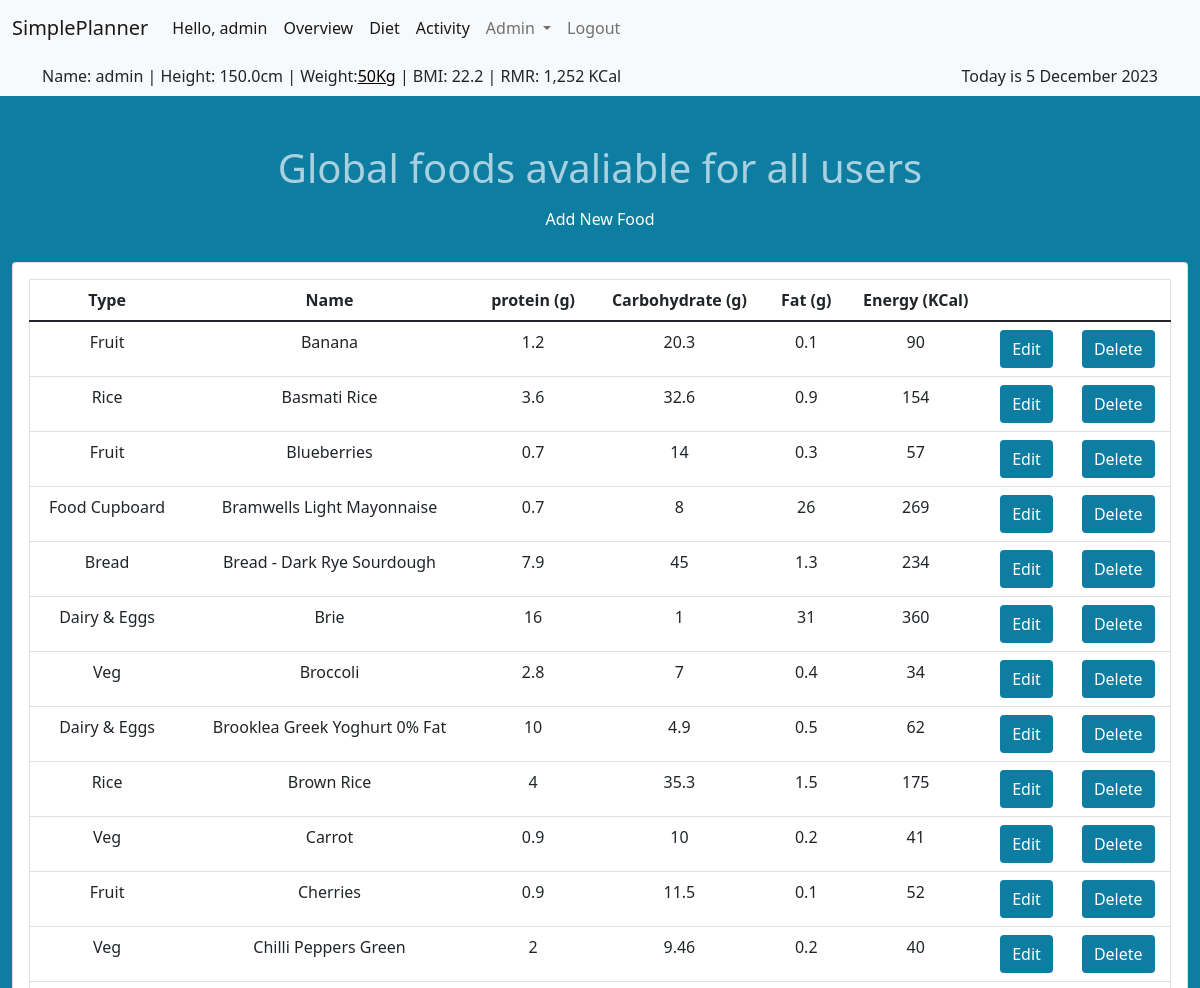
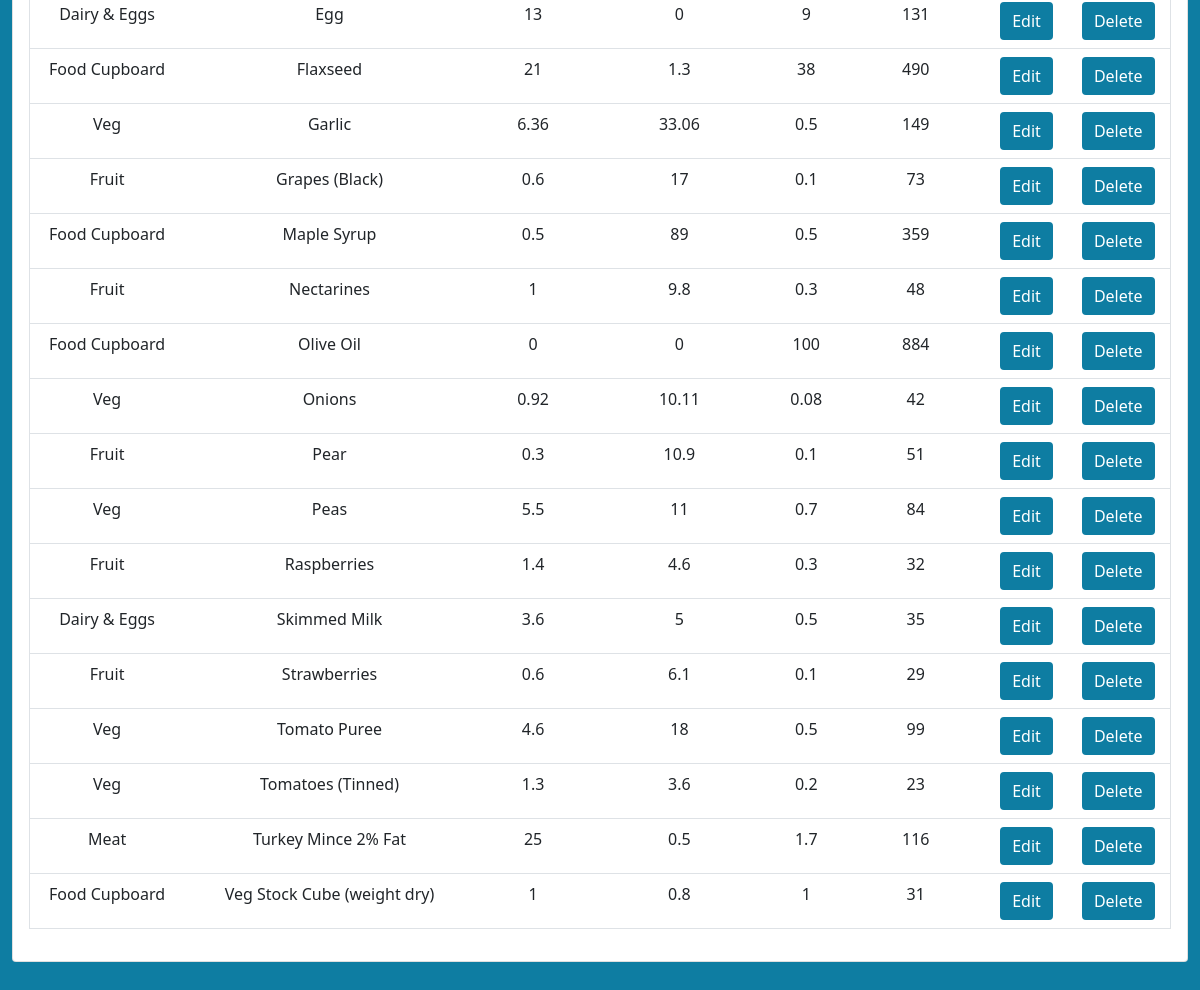
The page /admin_food (signed in) on the database its author committed (2 pictures, top to bottom).
### tables this page shows
CREATE TABLE standard_food (
    id INTEGER PRIMARY KEY,
    food_name TEXT,
    food_type_id INTEGER REFERENCES food_type(id) NOT NULL,
    energy INTEGER,
    protein INTEGER,
    carbohydrate INTEGER,
    fat INTEGER
);

CREATE TABLE food_type (
    id INTEGER PRIMARY KEY,
    type TEXT
);

### app.py (the view)
@app.route("/admin_food")
@helpers.admin_required
def admin_food():
    cur = db.cursor()
    standard_foods = cur.execute("SELECT standard_food.id, standard_food.food_name, standard_food.energy, standard_food.protein, standard_food.carbohydrate, standard_food.fat, food_type.type, food_type.id AS food_type_id FROM standard_food INNER JOIN food_type ON standard_food.food_type_id = food_type.id ORDER BY food_name").fetchall()
    food_types = cur.execute(
        "SELECT * FROM food_type ORDER BY type").fetchall()
    cur.close()
    return render_template("admin_food.html", standard_foods=standard_foods, food_types=food_types)

### helpers.py (called while the page is built)
def dict_factory(cursor, row):
    fields = [column[0] for column in cursor.description]
    return {key: value for key, value in zip(fields, row)}

def admin_required(f):
    @wraps(f)
    def decorated_function(*args, **kwargs):
        if session.get("user_id") != 1:
            return redirect("/logout")
        return f(*args, **kwargs)
    return decorated_function

def kcal(value):
    return f"{value:,} KCal"

def date_format(value):
    months = ("January", "February", "March", "April", "May", "June",
              "July", "August", "September", "October", "November", "December")
    month = months[value.month-1]
    return "{} {} {}".format(value.day, month, value.year)

### templates/admin_food.html (shortened to what this page needs)
{% extends "layout.html" %}
{% block main %}
<h1>Global foods avaliable for all users</h1>
<button id="btn_addnew">Add New Food</button>
<br>
<div class="card text-center">
    <div class="card-body">
        <table class="table">
            <thead>
                <tr>
                    <th>Type</th>
                    <th>Name</th>
                    <th>protein (g)</th>
                    <th>Carbohydrate (g)</th>
                    <th>Fat (g)</th>
                    <th>Energy (KCal)</th>
                </tr>
            </thead>
            <tbody id="foods">
                {% for food in standard_foods %}
                <tr>
                    <td id="{{ food['id'] }}_type" data-id="{{ food['food_type_id'] }}">{{ food["type"] }}</td>
                    <td id="{{ food['id'] }}_food_name">{{ food["food_name"] }}</td>
                    <td id="{{ food['id'] }}_protein">{{ food["protein"] }}</td>
                    <td id="{{ food['id'] }}_carbohydrate">{{ food["carbohydrate"] }}</td>
                    <td id="{{ food['id'] }}_fat">{{ food["fat"] }}</td>
                    <td id="{{ food['id'] }}_energy">{{ food["energy"] }}</td>
                    <td id="{{ food['id'] }}_button">
                        <button class="editbutton" data-id="{{ food['id'] }}" type="button">Edit</button>
                    </td>
                    <td>
                        <form action="/delete_standard_food" method="post"
                            onsubmit="return confirm('Are you sure you wish to delete {{ food.food_name }}?');">
                            <button type="submit">Delete</button>
                        </form>
                    </td>
                </tr>
                {% endfor %}
            </tbody>
        </table>
    </div>
</div>
{% endblock %}

### static/style.css (style rules this page uses)
body { background-color: rgb(14, 125, 162); }
h1 { color: rgba(255, 255, 255, 0.645); text-align: center; }
table { border: 1px solid; }
button { background-color: rgb(14, 125, 162); border: 2px solid rgb(14, 125, 162); color: white; padding: 5px 10px; text-align: center; text-decoration: none; display: inline-block; font-size: 16px; border-radius: 4px; transition-duration: 0.4s; }

### rows shown on the page
standard_food: type "Fruit", food_name "Banana", protein "1.2", carbohydrate "20.3", fat "0.1", energy "90"
standard_food: type "Rice", food_name "Basmati Rice", protein "3.6", carbohydrate "32.6", fat "0.9", energy "154"
standard_food: type "Fruit", food_name "Blueberries", protein "0.7", carbohydrate "14", fat "0.3", energy "57"
standard_food: type "Food Cupboard", food_name "Bramwells Light Mayonnaise", protein "0.7", carbohydrate "8", fat "26", energy "269"
standard_food: type "Bread", food_name "Bread - Dark Rye Sourdough", protein "7.9", carbohydrate "45", fat "1.3", energy "234"
standard_food: type "Dairy & Eggs", food_name "Brie", protein "16", carbohydrate "1", fat "31", energy "360"
standard_food: type "Veg", food_name "Broccoli", protein "2.8", carbohydrate "7", fat "0.4", energy "34"
standard_food: type "Dairy & Eggs", food_name "Brooklea Greek Yoghurt 0% Fat", protein "10", carbohydrate "4.9", fat "0.5", energy "62"
standard_food: type "Rice", food_name "Brown Rice", protein "4", carbohydrate "35.3", fat "1.5", energy "175"
standard_food: type "Veg", food_name "Carrot", protein "0.9", carbohydrate "10", fat "0.2", energy "41"
standard_food: type "Fruit", food_name "Cherries", protein "0.9", carbohydrate "11.5", fat "0.1", energy "52"
standard_food: type "Veg", food_name "Chilli Peppers Green", protein "2", carbohydrate "9.46", fat "0.2", energy "40"
standard_food: type "Dairy & Eggs", food_name "Egg", protein "13", carbohydrate "0", fat "9", energy "131"
standard_food: type "Food Cupboard", food_name "Flaxseed", protein "21", carbohydrate "1.3", fat "38", energy "490"
standard_food: type "Veg", food_name "Garlic", protein "6.36", carbohydrate "33.06", fat "0.5", energy "149"
standard_food: type "Fruit", food_name "Grapes (Black)", protein "0.6", carbohydrate "17", fat "0.1", energy "73"
standard_food: type "Food Cupboard", food_name "Maple Syrup", protein "0.5", carbohydrate "89", fat "0.5", energy "359"
standard_food: type "Fruit", food_name "Nectarines", protein "1", carbohydrate "9.8", fat "0.3", energy "48"
standard_food: type "Food Cupboard", food_name "Olive Oil", protein "0", carbohydrate "0", fat "100", energy "884"
standard_food: type "Veg", food_name "Onions", protein "0.92", carbohydrate "10.11", fat "0.08", energy "42"
standard_food: type "Fruit", food_name "Pear", protein "0.3", carbohydrate "10.9", fat "0.1", energy "51"
standard_food: type "Veg", food_name "Peas", protein "5.5", carbohydrate "11", fat "0.7", energy "84"
standard_food: type "Fruit", food_name "Raspberries", protein "1.4", carbohydrate "4.6", fat "0.3", energy "32"
standard_food: type "Dairy & Eggs", food_name "Skimmed Milk", protein "3.6", carbohydrate "5", fat "0.5", energy "35"
standard_food: type "Fruit", food_name "Strawberries", protein "0.6", carbohydrate "6.1", fat "0.1", energy "29"
standard_food: type "Veg", food_name "Tomato Puree", protein "4.6", carbohydrate "18", fat "0.5", energy "99"
standard_food: type "Veg", food_name "Tomatoes (Tinned)", protein "1.3", carbohydrate "3.6", fat "0.2", energy "23"
standard_food: type "Meat", food_name "Turkey Mince 2% Fat", protein "25", carbohydrate "0.5", fat "1.7", energy "116"
standard_food: type "Food Cupboard", food_name "Veg Stock Cube (weight dry)", protein "1", carbohydrate "0.8", fat "1", energy "31"

### other values the page prints
{{ session["username"] }} "admin"
{{ session["height"] }} "150.0"
{{ session['weight'] }} "50"
{{ session["rmr"] | kcal }} "1,252 KCal"
{{ session["today"] | date_format }} "5 December 2023"
